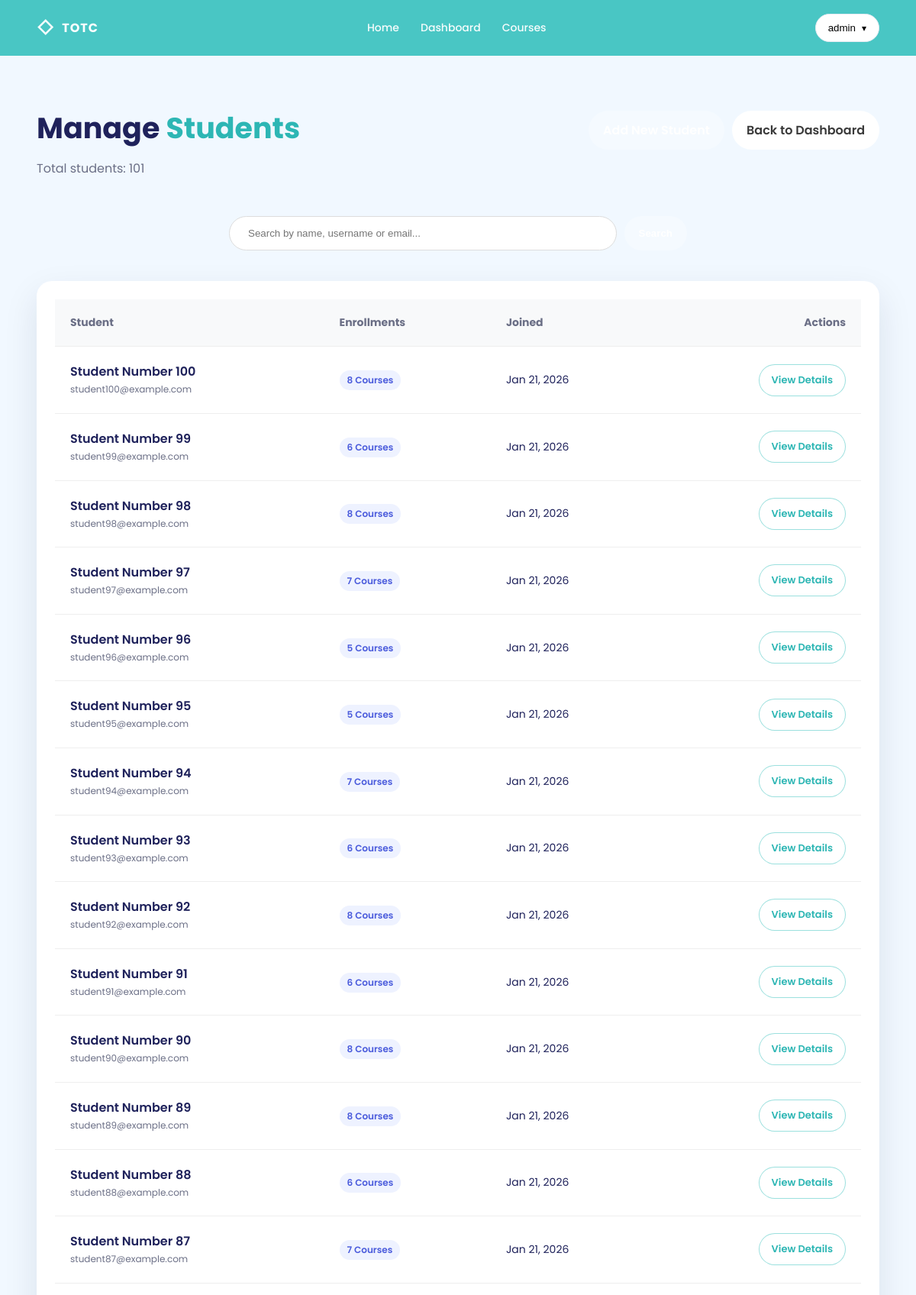
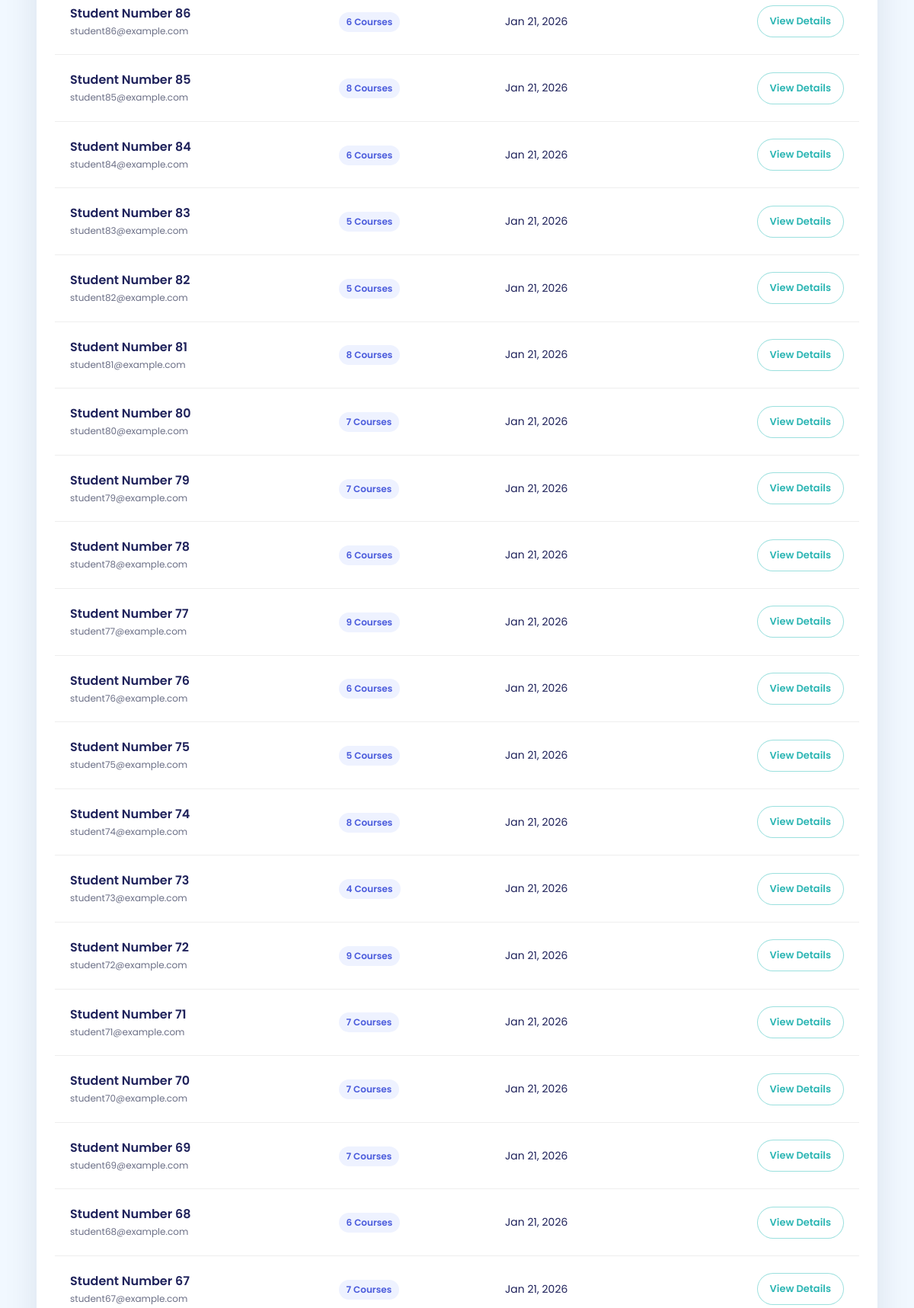
Page /courses/admin/students/ (signed in, upper part) on the committed database (2 pictures, top to bottom).
### accounts/models.py (models this page shows, shortened)
class User(AbstractUser):
    ROLE = (
        ('admin', 'Admin'),
        ('teacher', 'Teacher'),
        ('student', 'Student'),
    )
    role = models.CharField(max_length=10, choices=ROLE)
    avatar = models.ImageField(upload_to='avatar/', default='')
    phone = models.CharField(max_length=20, blank=True, null=True)
    address = models.CharField(max_length=250, blank=True, null=True)
    balance = models.DecimalField(max_digits=10, decimal_places=2, default=0.00)
    speciality = models.CharField(max_length=100, blank=True, null=True)
    qualifications = models.TextField(blank=True, null=True)
    is_expert = models.BooleanField(default=False)
    created_at = models.DateTimeField(auto_now_add=True)
    updated_at = models.DateTimeField(auto_now=True)
    class Meta:
        ordering = ['-id']
        verbose_name = 'User'
        verbose_name_plural = 'Users'

### courses/views.py (the view, shortened to what this page needs)
# urls.py: path('admin/students/', views.AdminStudentListView.as_view(), name='admin_student_list'),
class AdminStudentListView(AdminRequiredMixin, View):
    def get(self, request):
        search = request.GET.get('search', '')
        students = User.objects.filter(role='student').prefetch_related('enrollments')
        return render(request, 'courses/admin/student_list.html', {
            'students': students,
            'search': search
        })

### courses/views.py (called while the page is built)
    def test_func(self):
        return self.request.user.is_authenticated and self.request.user.role == 'admin'

### templates/courses/admin/student_list.html (shortened to what this page needs)
{% extends "base.html" %}
{% block content %}
    <section class="section section--soft">
        <div class="container">
            <div class="dash__top" style="margin-bottom: 32px;">
                <div>
                    <h2 class="h2">Manage <span class="accent">Students</span></h2>
                    <p class="muted">Total students: {{ students.count }}</p>
                </div>
                <div class="dash__quick">
                    <a href="{% url 'courses:admin_student_create' %}" class="btn btn--pill btn--primary">Add New Student</a>
                    <a href="{% url 'courses:admin_dashboard' %}" class="btn btn--pill btn--white">Back to Dashboard</a>
                </div>
            </div>
            <div class="center" style="margin-bottom: 40px;">
                <form method="get" style="display: inline-flex; width: 100%; max-width: 600px; gap: 10px;">
                    <input type="text" name="search" placeholder="Search by name, username or email..."
                           style="flex: 1; padding: 14px 24px; border-radius: 999px; border: 1px solid #ddd;"
                           value="{{ search }}">
                    <button type="submit" class="btn btn--pill btn--primary">Search</button>
                </form>
            </div>
            <div class="card" style="background: #fff; border-radius: 20px; box-shadow: var(--shadow); overflow: hidden;">
                <table style="width: 100%; border-collapse: collapse; text-align: left;">
                    <thead style="background: #f8f9fa;">
                        <tr>
                            <th style="padding: 20px; color: var(--muted); font-size: 14px; border-bottom: 1px solid #eee;">Student</th>
                            <th style="padding: 20px; color: var(--muted); font-size: 14px; border-bottom: 1px solid #eee;">Enrollments</th>
                            <th style="padding: 20px; color: var(--muted); font-size: 14px; border-bottom: 1px solid #eee;">Joined</th>
                            <th style="padding: 20px; color: var(--muted); font-size: 14px; border-bottom: 1px solid #eee; text-align: right;">Actions</th>
                        </tr>
                    </thead>
                    <tbody>
                        {% for student in students %}
                            <tr>
                                <td style="padding: 20px; border-bottom: 1px solid #eee;">
                                    <div style="font-weight: 600;">{{ student.get_full_name|default:student.username }}</div>
                                    <div class="tiny muted">{{ student.email }}</div>
                                </td>
                                <td style="padding: 20px; border-bottom: 1px solid #eee;">
                                    <span class="badge">{{ student.enrollments.count }} Courses</span>
                                </td>
                                <td style="padding: 20px; border-bottom: 1px solid #eee;" class="small">
                                    {{ student.created_at|date:"M d, Y" }}
                                </td>
                                <td style="padding: 20px; border-bottom: 1px solid #eee; text-align: right;">
                                    <a href="{% url 'courses:admin_student_detail' student.id %}" class="btn btn--pill btn--outlineTeal btn--small">View Details</a>
                                </td>
                            </tr>
                        {% empty %}
                            <tr>
                                <td colspan="4" style="padding: 48px; text-align: center;" class="muted">
                                    No students found.
                                </td>
                            </tr>
                        {% endfor %}
                    </tbody>
                </table>
            </div>
        </div>
    </section>
{% endblock %}

### templates/base.html (shortened to what this page needs)
{% load static %}
<!doctype html>
<html lang="en">
<head>
    <link rel="stylesheet" href="{% static 'css/style.css' %}">
</head>
<body>
<header class="nav">
    <div class="container nav__inner">
        <a class="brand" href="{% url 'index' %}">
            <span class="brand__mark">◇</span>
            <span class="brand__text">TOTC</span>
        </a>
        <nav class="nav__links">
            <a href="{% url 'index' %}">Home</a>
            {% if user.is_authenticated %}
                {% if user.role == 'admin' %}
                    <a href="{% url 'courses:admin_dashboard' %}">Dashboard</a>
                    <a href="{% url 'courses:list' %}">Courses</a>
                {% elif user.role == 'teacher' %}
                    <a href="{% url 'accounts:dashboard' %}">Dashboard</a>
                    <a href="{% url 'courses:list' %}">My Courses</a>
                {% elif user.role == 'student' %}
                    <a href="{% url 'accounts:dashboard' %}">Dashboard</a>
                    <a href="{% url 'courses:list' %}">My Courses</a>
                {% endif %}
            {% endif %}
        </nav>
        <div class="nav__actions">
            {% if user.is_authenticated %}
                <div class="navUser">
                    <button class="navUser__btn" type="button">
                        <span class="navUser__name">{{ user.username }}</span>
                        <span class="navUser__chev">▾</span>
                    </button>
                </div>
            {% else %}
                <a class="btn btn--pill btn--white" href="{% url 'accounts:login' %}">Login</a>
                <a class="btn btn--pill btn--ghost" href="mailto:admin@admin.com">Contact Us</a>
            {% endif %}
        </div>
    </div>
</header>
{% block content %}{% endblock %}
</body>
</html>

### static/css/style.css (style rules this page uses)
:root { --teal:#49c6c4; --teal2:#2db6b4; --ink:#1f225b; --muted:#6b6f86; --soft:#f1f8ff; --orange:#ff9b20; --pink:#e74a7a; --navy:#24264b; --radius:18px; --shadow:0 18px 45px rgba(20, 32, 68, 0.10); }
* { box-sizing:border-box }
html,body { margin:0;padding:0; scroll-behavior: smooth; overflow-x: hidden; }
body { font-family:"Poppins",system-ui,-apple-system,Segoe UI,Roboto,Arial,sans-serif; color:var(--ink); background:#fff; }
a { color:inherit;text-decoration:none }
.container { width:min(1200px, 92%); margin-inline:auto }
.center { text-align:center }
.section { padding:72px 0 }
.section--soft { background:var(--soft) }
.h2 { font-size:38px; line-height:1.2; margin:0 0 12px; font-weight:700; }
.muted { color:var(--muted); line-height:1.8; }
.small { font-size:14px }
.tiny { font-size:12px;color:var(--muted) }
.accent { color:var(--teal2) }
.nav { background:var(--teal); padding:18px 0; position:sticky; top:0; z-index:50; }
.nav__inner { display:flex; align-items:center; justify-content:space-between; gap:16px; }
.brand { display:flex; align-items:center; gap:10px; color:#fff; font-weight:700; }
.brand__mark { font-size:22px; opacity:.95 }
.brand__text { letter-spacing:.06em }
.nav__links { display:flex; gap:28px; color:#fff; opacity:.95 }
.nav__links a { font-weight:500; font-size:14px }
.nav__actions { display:flex; gap:12px }
.btn { display:inline-flex; align-items:center; justify-content:center; gap:10px; padding:12px 18px; border-radius:999px; border:1px solid transparent; font-weight:600; cursor:pointer; }
.btn--pill { border-radius:999px }
.btn--white { background:#fff;color:#3a3a3a }
.btn--primary { background:rgba(255,255,255,.25); color:#fff; border-color:rgba(255,255,255,.0); }
.btn--outlineTeal { background:#fff; border-color:rgba(73,198,196,.55); color:var(--teal2); }
.btn--small { padding:10px 16px; font-size:13px }
.card { background:#fff; border-radius:18px; padding:36px 28px 28px; box-shadow: var(--shadow); position:relative; }
.navUser { position: relative; }
.navUser__btn { display: flex; align-items: center; gap: 8px; padding: 10px 16px; border-radius: 999px; background: #fff; border: 1px solid #e6ebf2; cursor: pointer; font-weight: 500; }
.navUser__chev { font-size: 12px; }
.navUser { position: relative; display: inline-block; }
.dash__top { display: flex; align-items: flex-start; justify-content: space-between; gap: 16px; margin-bottom: 22px; }
.dash__quick { display: flex; gap: 10px; flex-wrap: wrap; }
.badge { display: inline-block; background: #eef2ff; color: #4a5bdc; padding: 4px 10px; border-radius: 999px; font-size: 12px; font-weight: 600; }
.card { background:#fff; border-radius:18px; padding:24px; margin-bottom:24px; }

### rows in the picture
User: username "admin"
User: get_full_name "Student Number 100", email "student100@example.com", enrollments.count "8", created_at "Jan 21, 2026"
User: get_full_name "Student Number 99", email "student99@example.com", enrollments.count "6", created_at "Jan 21, 2026"
User: get_full_name "Student Number 98", email "student98@example.com", enrollments.count "8", created_at "Jan 21, 2026"
User: get_full_name "Student Number 97", email "student97@example.com", enrollments.count "7", created_at "Jan 21, 2026"
User: get_full_name "Student Number 96", email "student96@example.com", enrollments.count "5", created_at "Jan 21, 2026"
User: get_full_name "Student Number 95", email "student95@example.com", enrollments.count "5", created_at "Jan 21, 2026"
User: get_full_name "Student Number 94", email "student94@example.com", enrollments.count "7", created_at "Jan 21, 2026"
User: get_full_name "Student Number 93", email "student93@example.com", enrollments.count "6", created_at "Jan 21, 2026"
User: get_full_name "Student Number 92", email "student92@example.com", enrollments.count "8", created_at "Jan 21, 2026"
User: get_full_name "Student Number 91", email "student91@example.com", enrollments.count "6", created_at "Jan 21, 2026"
User: get_full_name "Student Number 90", email "student90@example.com", enrollments.count "8", created_at "Jan 21, 2026"
User: get_full_name "Student Number 89", email "student89@example.com", enrollments.count "8", created_at "Jan 21, 2026"
User: get_full_name "Student Number 88", email "student88@example.com", enrollments.count "6", created_at "Jan 21, 2026"
User: get_full_name "Student Number 87", email "student87@example.com", enrollments.count "7", created_at "Jan 21, 2026"
User: get_full_name "Student Number 86", email "student86@example.com", enrollments.count "6", created_at "Jan 21, 2026"
User: get_full_name "Student Number 85", email "student85@example.com", enrollments.count "8", created_at "Jan 21, 2026"
User: get_full_name "Student Number 84", email "student84@example.com", enrollments.count "6", created_at "Jan 21, 2026"
User: get_full_name "Student Number 83", email "student83@example.com", enrollments.count "5", created_at "Jan 21, 2026"
User: get_full_name "Student Number 82", email "student82@example.com", enrollments.count "5", created_at "Jan 21, 2026"
User: get_full_name "Student Number 81", email "student81@example.com", enrollments.count "8", created_at "Jan 21, 2026"
User: get_full_name "Student Number 80", email "student80@example.com", enrollments.count "7", created_at "Jan 21, 2026"
User: get_full_name "Student Number 79", email "student79@example.com", enrollments.count "7", created_at "Jan 21, 2026"
User: get_full_name "Student Number 78", email "student78@example.com", enrollments.count "6", created_at "Jan 21, 2026"
User: get_full_name "Student Number 77", email "student77@example.com", enrollments.count "9", created_at "Jan 21, 2026"
User: get_full_name "Student Number 76", email "student76@example.com", enrollments.count "6", created_at "Jan 21, 2026"
User: get_full_name "Student Number 75", email "student75@example.com", enrollments.count "5", created_at "Jan 21, 2026"
User: get_full_name "Student Number 74", email "student74@example.com", enrollments.count "8", created_at "Jan 21, 2026"
User: get_full_name "Student Number 73", email "student73@example.com", enrollments.count "4", created_at "Jan 21, 2026"
User: get_full_name "Student Number 72", email "student72@example.com", enrollments.count "9", created_at "Jan 21, 2026"
User: get_full_name "Student Number 71", email "student71@example.com", enrollments.count "7", created_at "Jan 21, 2026"
User: get_full_name "Student Number 70", email "student70@example.com", enrollments.count "7", created_at "Jan 21, 2026"
User: get_full_name "Student Number 69", email "student69@example.com", enrollments.count "7", created_at "Jan 21, 2026"
User: get_full_name "Student Number 68", email "student68@example.com", enrollments.count "6", created_at "Jan 21, 2026"
User: get_full_name "Student Number 67", email "student67@example.com", enrollments.count "7", created_at "Jan 21, 2026"

### other values in the picture
{{ students.count }} "101"
